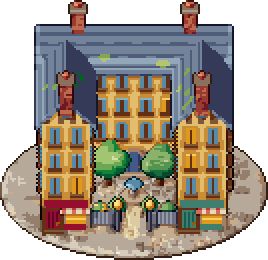
#> input picture ios/BuyHouse/Resources/png/house_complex.png, 134 x 130 px (shown 2 times larger)
$ python tiler.py ../../ios/BuyHouse/Resources/png/house_complex.png ../../ios/BuyHouse/Resources/png/house_estate.png 5
#> lines starting #> are read from the running program, lines starting #| are printed output that depends on the picture
import sys, os, math
from PIL import Image

def checker(size, s=8):
    bg = Image.new('RGBA', size, (46, 46, 52, 255))
    for y in range(0, size[1], s):
        for x in range(0, size[0], s):
            if (x // s + y // s) % 2 == 0:
                bg.paste((66, 66, 74, 255), (x, y, x + s, y + s))
    return bg

def tile(src, out_prefix, scale=5, max_out=760):
#> called with scale = 5, max_out = 760
    im = Image.open(src).convert('RGBA')
#> im is the input picture: PIL image 134x130 RGBA; mean R, G, B, A 97.3, 87.7, 74.9, 185.9
    w, h = im.size
#> w = 134; h = 130
    step = max(16, max_out // scale)
    cols = math.ceil(w / step)
#> cols = 1
    rows = math.ceil(h / step)
#> rows = 1
    print(f'{os.path.basename(src)} {w}x{h} -> {cols}x{rows} tiles @{scale}x')
#| house_complex.png 134x130 -> 1x1 tiles @5x
    for r in range(rows):
        for c in range(cols):
            box = (c * step, r * step, min((c + 1) * step, w), min((r + 1) * step, h))
            part = im.crop(box)
            if part.size[0] < 2 or part.size[1] < 2:
                continue
            big = part.resize((part.width * scale, part.height * scale), Image.NEAREST)
            bg = checker(big.size, 8)
            bg.alpha_composite(big)
            out = f'{out_prefix}_r{r}c{c}.png'
            bg.convert('RGB').save(out)
#> this loop made 1 pass
#> pass 1, in checker, `bg = Image.new('RGBA', size, (46, 46, 52, 255))`:
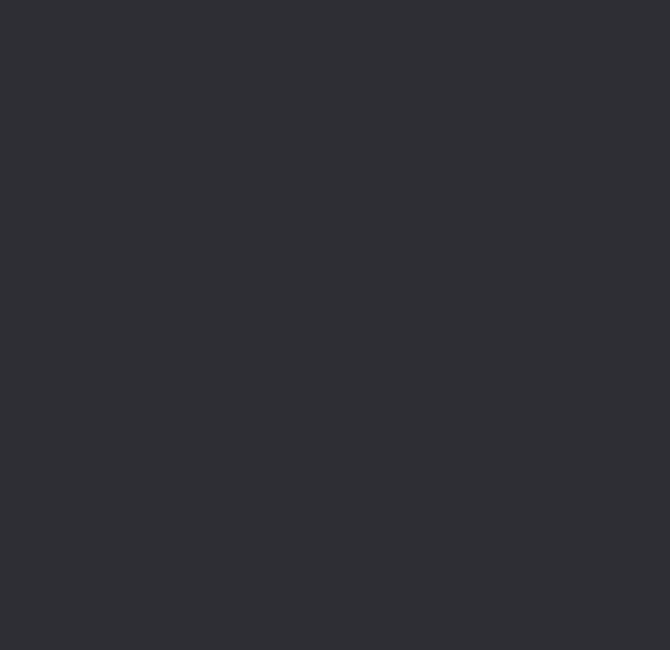
#> bg: PIL image 670x650 RGBA; mean R, G, B, A 46, 46, 52, 255
#> pass 1, in tile, `bg.convert('RGB').save(out)`:
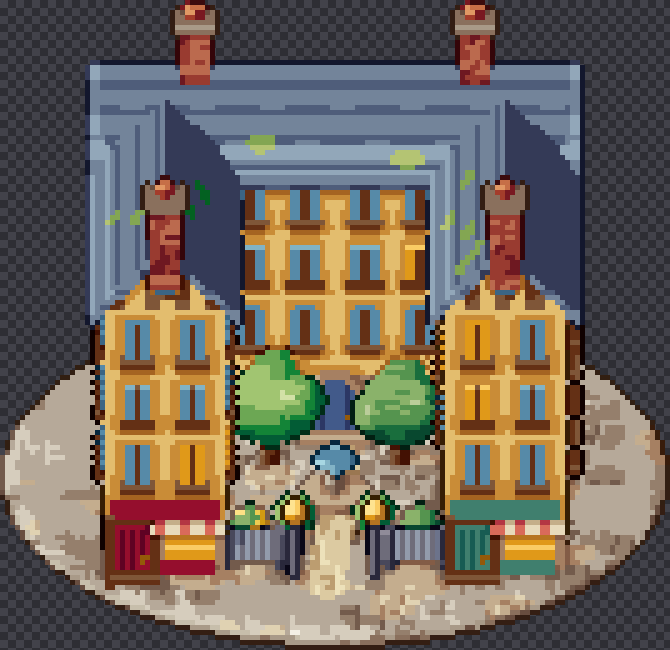
#> saved as house_estate.png_r0c0.png: PIL image 670x650 RGB; mean R, G, B 112.5, 102.9, 92
#> after the loop:
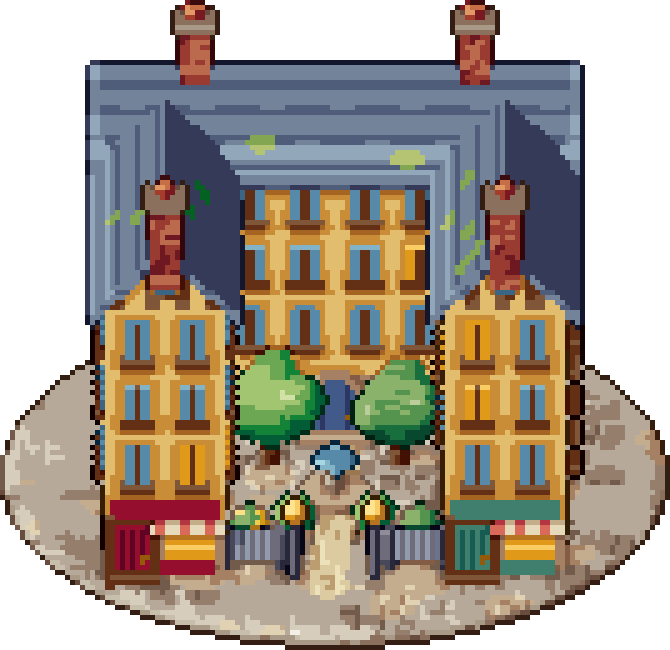
#> big: PIL image 670x650 RGBA; mean R, G, B, A 97.3, 87.7, 74.9, 185.9; transparent parts drawn white

if __name__ == '__main__':
    tile(sys.argv[1], sys.argv[2], int(sys.argv[3]) if len(sys.argv) > 3 else 5)

$ run again, on ios/BuyHouse/Resources/png/house_lakevilla.png
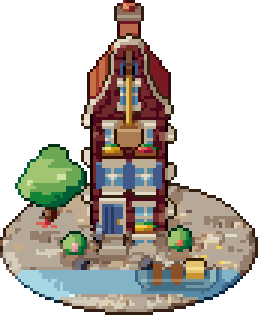
#> input picture ios/BuyHouse/Resources/png/house_lakevilla.png, 86 x 105 px (shown 3 times larger)
#> in tile, im is the input picture: PIL image 86x105 RGBA; mean R, G, B, A 68.3, 63.4, 56, 131.7
#| house_lakevilla.png 86x105 -> 1x1 tiles @5x
#> the loop in tile, `for r in range(rows):` made 1 pass
#> pass 1, in tile, `bg.convert('RGB').save(out)`:
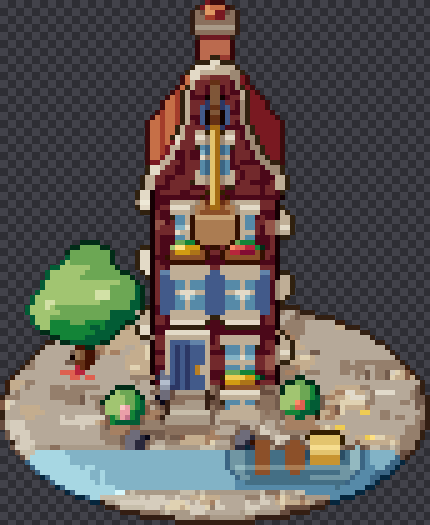
#> saved as house_lakevilla.png_r0c0.png: PIL image 430x525 RGB; mean R, G, B 95.3, 90.5, 86.5
#> after the loop in tile, `for r in range(rows):`:
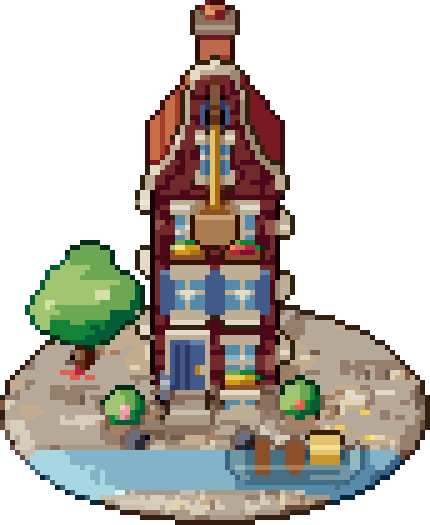
#> big: PIL image 430x525 RGBA; mean R, G, B, A 68.3, 63.4, 56, 131.7; transparent parts drawn white

$ run again, on ios/BuyHouse/Resources/png/house_luxury.png
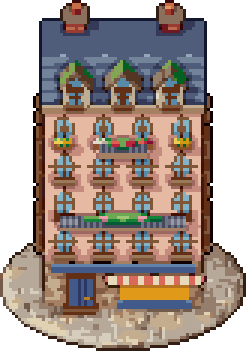
#> input picture ios/BuyHouse/Resources/png/house_luxury.png, 82 x 117 px (shown 3 times larger)
#> in tile, im is the input picture: PIL image 82x117 RGBA; mean R, G, B, A 98.8, 84.7, 77.3, 185.4
#| house_luxury.png 82x117 -> 1x1 tiles @5x
#> the loop in tile, `for r in range(rows):` made 1 pass
#> pass 1, in tile, `bg.convert('RGB').save(out)`:
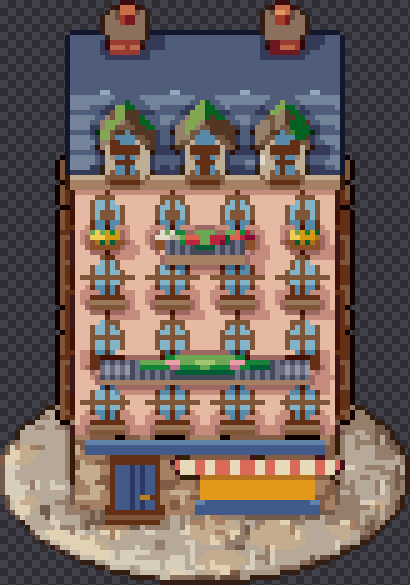
#> saved as house_luxury.png_r0c0.png: PIL image 410x585 RGB; mean R, G, B 114.1, 100, 94.5
#> after the loop in tile, `for r in range(rows):`:
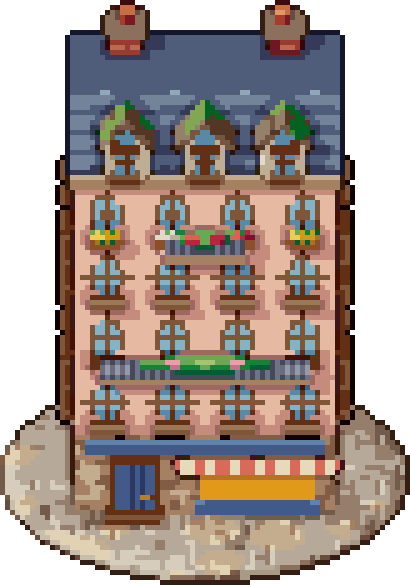
#> big: PIL image 410x585 RGBA; mean R, G, B, A 98.8, 84.7, 77.3, 185.4; transparent parts drawn white
